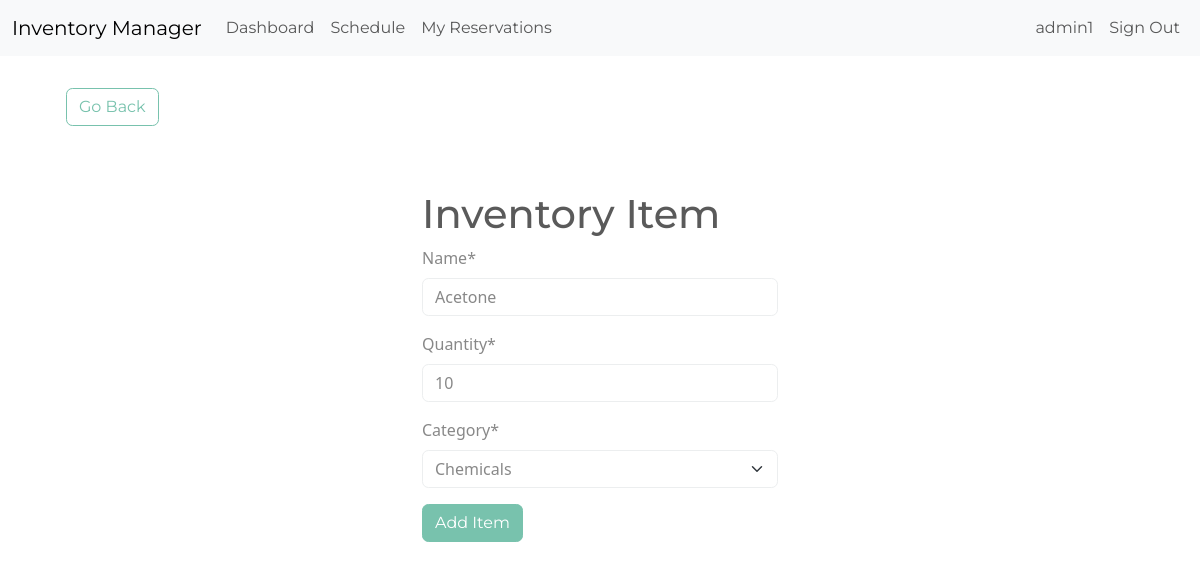
The page /edit-item/1 (signed in) on the database its author committed.
### inventory/models.py (models this page shows, shortened)
class InventoryItem(models.Model):
    name = models.CharField(max_length=200, unique=True)
    quantity = models.PositiveIntegerField()
    category = models.ForeignKey(
        'Category',
        on_delete=models.SET_NULL,
        blank=True,
        null=True,
        related_name='items'
    )
    date_created = models.DateTimeField(auto_now_add=True)
    last_updated = models.DateTimeField(auto_now=True, null=True)
    user = models.ForeignKey(
        User,
        on_delete=models.CASCADE,
        related_name='inventory_items'
    )
    class Meta:
        ordering = ['-date_created']
        verbose_name = 'Inventory Item'
        verbose_name_plural = 'Inventory Items'

class Category(models.Model):
    name = models.CharField(max_length=200, unique=True)
    class Meta:
        verbose_name_plural = 'categories'
        ordering = ['name']
    def __str__(self):
        return self.name

### inventory/views.py (the view, shortened to what this page needs)
# urls.py: path('edit-item/<int:pk>', EditItem.as_view(), name='edit-item'),
class EditItem(LoginRequiredMixin, UpdateView):
    model = InventoryItem
    form_class = InventoryItemForm
    template_name = 'inventory/item_form.html'
    success_url = reverse_lazy('dashboard')
    def get_form_kwargs(self):
        kwargs = super().get_form_kwargs()
        kwargs['user'] = self.request.user  # Pass the current user to the form
        return kwargs

### inventory/forms.py (shortened to what this page needs)
class InventoryItemForm(forms.ModelForm):
    category = forms.ModelChoiceField(queryset=Category.objects.all(), initial=0)
    class Meta:
        model = InventoryItem
        fields = ['name', 'quantity', 'category']
    def __init__(self, *args, **kwargs):
        self.user = kwargs.pop('user', None)
        super().__init__(*args, **kwargs)

### inventory/templates/inventory/item_form.html (shortened to what this page needs)
{% extends 'inventory/base.html' %}
{% load crispy_forms_tags %}
{% block content %}
	<a href="{% url 'dashboard' %}" class="btn btn-outline-primary my-3 mx-4">Go Back</a>
	<div class="row">
		<div class="col-11 col-md-4 mx-auto mt-5">
			<h1>Inventory Item</h1>
			<form method="POST" id="addItemForm">
				{{ form|crispy }}
				<div class="mt-3">
					<button type="submit" class="btn btn-primary">Add Item</button>
				</div>
			</form>
		</div>
	</div>
{% endblock content %}

### inventory/templates/inventory/navigation.html (shortened to what this page needs)
<nav class="navbar navbar-expand-lg bg-light">
    <div class="container-fluid">
        <a class="navbar-brand" href="{% url 'index' %}">Inventory Manager</a>
        <div class="collapse navbar-collapse" id="navbarNav">
            <ul class="navbar-nav me-auto">
                <li class="nav-item">
                    <a class="nav-link" href="{% url 'dashboard' %}">Dashboard</a>
                </li>
                <li class="nav-item">
                    <a class="nav-link" href="{% url 'room-calendar' %}">Schedule</a>
                </li>
                <li class="nav-item">
                    <a class="nav-link" href="{% url 'reservation_list' %}">My Reservations</a>
                </li>
            </ul>
            <ul class="navbar-nav">
                {% if user.is_authenticated %}
                    <li class="nav-item">
                        <a class="nav-link" href="#">{{ user.username }}</a>
                    </li>
                    <li class="nav-item">
                        <form method="post" action="{% url 'logout' %}" class="d-inline">
                            <button type="submit" class="nav-link border-0 bg-transparent">Sign Out</button>
                        </form>
                    </li>
                {% endif %}
            </ul>
        </div>
    </div>
</nav>

### rows shown on the page
InventoryItem: name "Acetone", quantity "10", category "Chemicals"

### other values the page prints
{{ user.username }} "admin1"
